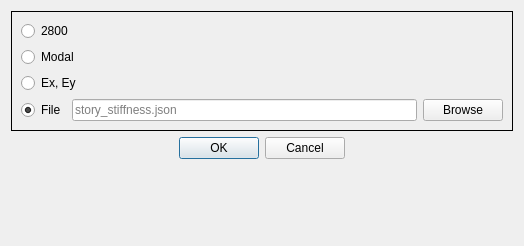
<?xml version="1.0" encoding="UTF-8"?>
<ui version="4.0">
 <class>show_stiffness</class>
 <widget class="QDialog" name="show_stiffness">
  <property name="geometry">
   <rect>
    <x>0</x>
    <y>0</y>
    <width>524</width>
    <height>246</height>
   </rect>
  </property>
  <property name="sizePolicy">
   <sizepolicy hsizetype="Fixed" vsizetype="Fixed">
    <horstretch>0</horstretch>
    <verstretch>0</verstretch>
   </sizepolicy>
  </property>
  <property name="font">
   <font>
    <family>Arial</family>
    <pointsize>9</pointsize>
    <weight>50</weight>
    <bold>false</bold>
   </font>
  </property>
  <property name="windowTitle">
   <string>Choose Calculating Story Stiffness Ways</string>
  </property>
  <layout class="QVBoxLayout" name="verticalLayout_3">
   <item>
    <layout class="QVBoxLayout" name="verticalLayout_2">
     <item>
      <widget class="QFrame" name="frame">
       <property name="frameShape">
        <enum>QFrame::Box</enum>
       </property>
       <property name="frameShadow">
        <enum>QFrame::Plain</enum>
       </property>
       <layout class="QHBoxLayout" name="horizontalLayout_3">
        <item>
         <layout class="QVBoxLayout" name="verticalLayout">
          <item>
           <widget class="QRadioButton" name="radio_button_2800">
            <property name="text">
             <string>2800</string>
            </property>
            <property name="checked">
             <bool>false</bool>
            </property>
           </widget>
          </item>
          <item>
           <widget class="QRadioButton" name="radio_button_modal">
            <property name="text">
             <string>Modal</string>
            </property>
           </widget>
          </item>
          <item>
           <widget class="QRadioButton" name="radio_button_earthquake">
            <property name="text">
             <string>Ex, Ey</string>
            </property>
           </widget>
          </item>
          <item>
           <layout class="QHBoxLayout" name="horizontalLayout_2">
            <item>
             <widget class="QRadioButton" name="radio_button_file">
              <property name="text">
               <string>File</string>
              </property>
              <property name="checked">
               <bool>true</bool>
              </property>
             </widget>
            </item>
            <item>
             <widget class="QLineEdit" name="json_line_edit">
              <property name="enabled">
               <bool>true</bool>
              </property>
              <property name="inputMask">
               <string/>
              </property>
              <property name="readOnly">
               <bool>false</bool>
              </property>
              <property name="placeholderText">
               <string>story_stiffness.json</string>
              </property>
             </widget>
            </item>
            <item>
             <widget class="QPushButton" name="browse_push_button">
              <property name="enabled">
               <bool>true</bool>
              </property>
              <property name="text">
               <string>Browse</string>
              </property>
             </widget>
            </item>
           </layout>
          </item>
         </layout>
        </item>
       </layout>
      </widget>
     </item>
    </layout>
   </item>
   <item>
    <widget class="QDialogButtonBox" name="buttonBox">
     <property name="autoFillBackground">
      <bool>false</bool>
     </property>
     <property name="orientation">
      <enum>Qt::Horizontal</enum>
     </property>
     <property name="standardButtons">
      <set>QDialogButtonBox::Cancel|QDialogButtonBox::Ok</set>
     </property>
     <property name="centerButtons">
      <bool>true</bool>
     </property>
    </widget>
   </item>
   <item>
    <spacer name="verticalSpacer">
     <property name="orientation">
      <enum>Qt::Vertical</enum>
     </property>
     <property name="sizeHint" stdset="0">
      <size>
       <width>20</width>
       <height>40</height>
      </size>
     </property>
    </spacer>
   </item>
  </layout>
 </widget>
 <resources>
  <include location="../resource.qrc"/>
 </resources>
 <connections>
  <connection>
   <sender>buttonBox</sender>
   <signal>accepted()</signal>
   <receiver>show_stiffness</receiver>
   <slot>accept()</slot>
   <hints>
    <hint type="sourcelabel">
     <x>388</x>
     <y>775</y>
    </hint>
    <hint type="destinationlabel">
     <x>286</x>
     <y>811</y>
    </hint>
   </hints>
  </connection>
  <connection>
   <sender>buttonBox</sender>
   <signal>rejected()</signal>
   <receiver>show_stiffness</receiver>
   <slot>reject()</slot>
   <hints>
    <hint type="sourcelabel">
     <x>485</x>
     <y>772</y>
    </hint>
    <hint type="destinationlabel">
     <x>624</x>
     <y>807</y>
    </hint>
   </hints>
  </connection>
 </connections>
</ui>
